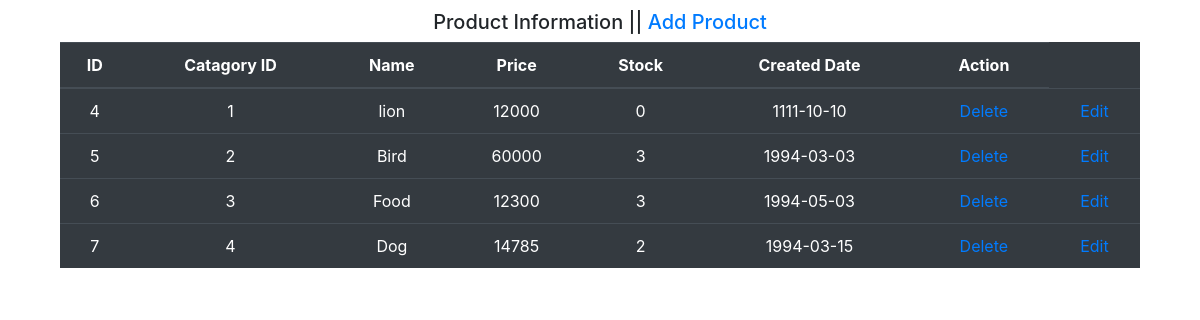
Page /Product/product_view.php on the committed database.
### tables this page shows
CREATE TABLE `product` (
  `pro_id` int(255) NOT NULL,
  `cat_id` int(255) NOT NULL,
  `name` varchar(255) NOT NULL,
  `price` int(255) NOT NULL,
  `stock` int(255) NOT NULL,
  `image` varchar(255) NOT NULL,
  `created_date` date NOT NULL
);

### Product/product_view.php (the view, shortened to what this page needs)
<?php
include ("../database/connection.php");
?>
<html>
	<head>
		<link rel="stylesheet" href="https://stackpath.bootstrapcdn.com/bootstrap/4.3.1/css/bootstrap.min.css">
		<link rel="stylesheet" href="css/main.css">
	</head>
	<body>
		<div class="container">
			<div> <h5 align="center"> Product  Information || <a href="../Product/product_add_view.php">Add Product</a></h5></div>
			<div class="col-md-12">
				<table class="table table-hover table-dark ">
					<thead>
						<tr align = "center">
							<th scope="col">ID</th>
							<th scope="col">Catagory ID</th>
							<th scope="col">Name</th>
							<th scope="col">Price</th>
							<th scope="col">Stock</th>
							<th scope="col">Created Date</th>
							<th scope="col">Action</th>
						</tr>
					</thead>
					<tbody>
						<?php
						$data ="SELECT * FROM product";
						$show =mysqli_query($conn,$data);
						while($row = mysqli_fetch_assoc($show))
						{
						?>
						<tr align = "center">
							<td><?php  echo $row['pro_id']?></td>
							<td><?php  echo $row['cat_id']?></td>
							<td><?php  echo $row['name']?></td>
							<td><?php  echo $row['price']?></td>
							<td><?php  echo $row['stock']?></td>
							<td><?php  echo $row['created_date']?></td>
							<td><a href="product_delete.php?pro_id=<?php echo $row['pro_id'] ?>">Delete</a></td>
							<?php
							echo '<td><a href="product_update_view.php?pro_id=' .$row['pro_id'] . "&cat_id=" .$row['cat_id']."&name=" .$row['name'] ."&price=" .$row['price']."&stock=".$row['stock']."&created_date=".$row['created_date'].'">Edit</a></td>';
							?>
						</tr>
						<?php
						}
						?>
					</tbody>
				</table>
			</div>
		</div>
	</body>
</html>

### css/main.css (style rules this page uses)
.container { margin-top: 10px; }

### rows in the picture
product: pro_id "4", cat "1", name "lion", price "12000", stock "0", created_date "1111-10-10"
product: pro_id "5", cat "2", name "Bird", price "60000", stock "3", created_date "1994-03-03"
product: pro_id "6", cat "3", name "Food", price "12300", stock "3", created_date "1994-05-03"
product: pro_id "7", cat "4", name "Dog", price "14785", stock "2", created_date "1994-03-15"
